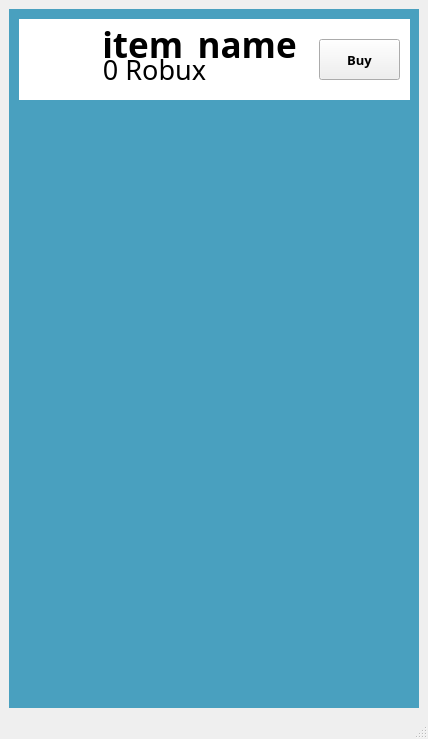
<?xml version="1.0" encoding="UTF-8"?>
<ui version="4.0">
 <class>MainWindow</class>
 <widget class="QMainWindow" name="MainWindow">
  <property name="geometry">
   <rect>
    <x>0</x>
    <y>0</y>
    <width>428</width>
    <height>739</height>
   </rect>
  </property>
  <property name="windowTitle">
   <string>MainWindow</string>
  </property>
  <widget class="QWidget" name="centralwidget">
   <property name="styleSheet">
    <string notr="true">#__template {
	background-color: #FFFFFF;
}

#itemMenu {
	background-color: #49a0bf;
}
</string>
   </property>
   <layout class="QHBoxLayout" name="horizontalLayout">
    <item>
     <widget class="QWidget" name="itemMenu" native="true">
      <widget class="QWidget" name="__template" native="true">
       <property name="geometry">
        <rect>
         <x>10</x>
         <y>10</y>
         <width>391</width>
         <height>81</height>
        </rect>
       </property>
       <widget class="QLabel" name="itemName">
        <property name="geometry">
         <rect>
          <x>80</x>
          <y>10</y>
          <width>201</width>
          <height>31</height>
         </rect>
        </property>
        <property name="font">
         <font>
          <family>Futura PT Bold</family>
          <pointsize>26</pointsize>
          <weight>75</weight>
          <bold>true</bold>
         </font>
        </property>
        <property name="text">
         <string>item_name</string>
        </property>
        <property name="alignment">
         <set>Qt::AlignCenter</set>
        </property>
       </widget>
       <widget class="QLabel" name="itemImage">
        <property name="geometry">
         <rect>
          <x>0</x>
          <y>0</y>
          <width>91</width>
          <height>81</height>
         </rect>
        </property>
        <property name="text">
         <string/>
        </property>
        <property name="pixmap">
         <pixmap>defaultHat.png</pixmap>
        </property>
        <property name="scaledContents">
         <bool>true</bool>
        </property>
       </widget>
       <widget class="QLabel" name="itemPrice">
        <property name="geometry">
         <rect>
          <x>80</x>
          <y>40</y>
          <width>111</width>
          <height>21</height>
         </rect>
        </property>
        <property name="font">
         <font>
          <family>Futura PT</family>
          <pointsize>20</pointsize>
          <weight>50</weight>
          <bold>false</bold>
         </font>
        </property>
        <property name="text">
         <string>0 Robux</string>
        </property>
        <property name="alignment">
         <set>Qt::AlignCenter</set>
        </property>
        <property name="wordWrap">
         <bool>true</bool>
        </property>
       </widget>
       <widget class="QPushButton" name="button">
        <property name="geometry">
         <rect>
          <x>300</x>
          <y>20</y>
          <width>81</width>
          <height>41</height>
         </rect>
        </property>
        <property name="font">
         <font>
          <family>Futura PT</family>
          <pointsize>10</pointsize>
          <weight>75</weight>
          <bold>true</bold>
         </font>
        </property>
        <property name="text">
         <string>Buy</string>
        </property>
       </widget>
      </widget>
     </widget>
    </item>
   </layout>
  </widget>
  <widget class="QStatusBar" name="statusbar"/>
 </widget>
 <resources/>
 <connections/>
</ui>
